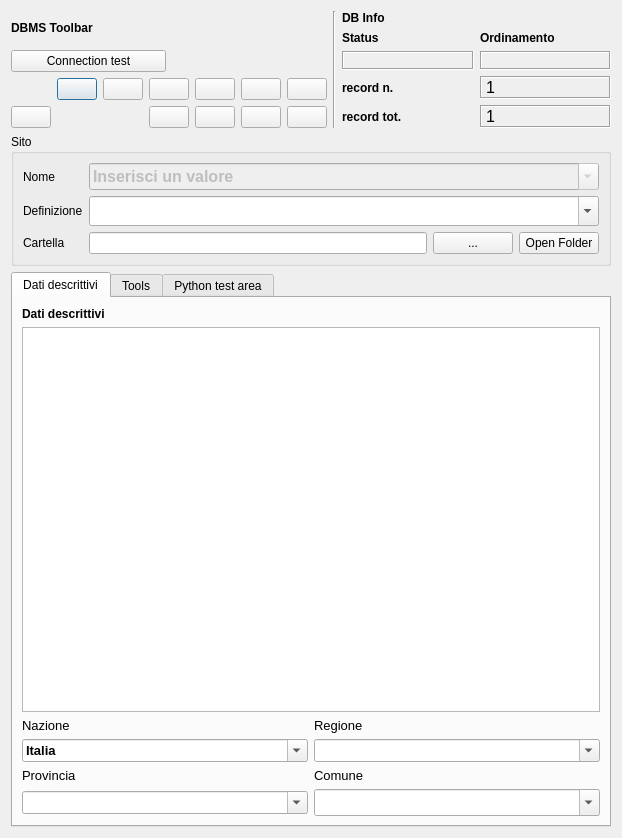
<?xml version="1.0" encoding="UTF-8"?>
<ui version="4.0">
 <class>DialogSite</class>
 <widget class="QDialog" name="DialogSite">
  <property name="geometry">
   <rect>
    <x>0</x>
    <y>0</y>
    <width>622</width>
    <height>838</height>
   </rect>
  </property>
  <property name="minimumSize">
   <size>
    <width>540</width>
    <height>400</height>
   </size>
  </property>
  <property name="windowTitle">
   <string>pyArchInit Gestione Scavi - Scheda Sito</string>
  </property>
  <property name="windowIcon">
   <iconset resource="../../resources/resources.qrc">
    <normaloff>:/icons/iconSite.png</normaloff>:/icons/iconSite.png</iconset>
  </property>
  <layout class="QGridLayout" name="gridLayout_11">
   <item row="0" column="0">
    <layout class="QHBoxLayout" name="horizontalLayout">
     <item>
      <layout class="QGridLayout" name="gridLayout_2">
       <item row="0" column="0">
        <widget class="QLabel" name="label_29">
         <property name="font">
          <font>
           <weight>75</weight>
           <bold>true</bold>
          </font>
         </property>
         <property name="text">
          <string>DBMS Toolbar</string>
         </property>
        </widget>
       </item>
       <item row="2" column="0" colspan="2">
        <layout class="QGridLayout" name="gridLayout">
         <item row="0" column="5">
          <widget class="QPushButton" name="pushButton_first_rec">
           <property name="toolTip">
            <string>First rec</string>
           </property>
           <property name="text">
            <string/>
           </property>
           <property name="icon">
            <iconset resource="../../resources/resources.qrc">
             <normaloff>:/icons/5_leftArrows.png</normaloff>:/icons/5_leftArrows.png</iconset>
           </property>
          </widget>
         </item>
         <item row="0" column="7">
          <widget class="QPushButton" name="pushButton_next_rec">
           <property name="toolTip">
            <string>Next rec</string>
           </property>
           <property name="text">
            <string/>
           </property>
           <property name="icon">
            <iconset resource="../../resources/resources.qrc">
             <normaloff>:/icons/6_rightArrow.png</normaloff>:/icons/6_rightArrow.png</iconset>
           </property>
          </widget>
         </item>
         <item row="0" column="8">
          <widget class="QPushButton" name="pushButton_last_rec">
           <property name="toolTip">
            <string>Last rec</string>
           </property>
           <property name="text">
            <string/>
           </property>
           <property name="icon">
            <iconset resource="../../resources/resources.qrc">
             <normaloff>:/icons/7_rightArrows.png</normaloff>:/icons/7_rightArrows.png</iconset>
           </property>
          </widget>
         </item>
         <item row="0" column="9">
          <widget class="QPushButton" name="pushButton_new_rec">
           <property name="font">
            <font>
             <pointsize>9</pointsize>
            </font>
           </property>
           <property name="toolTip">
            <string>New record</string>
           </property>
           <property name="text">
            <string/>
           </property>
           <property name="icon">
            <iconset resource="../../resources/resources.qrc">
             <normaloff>:/icons/newrec.png</normaloff>:/icons/newrec.png</iconset>
           </property>
          </widget>
         </item>
         <item row="0" column="10">
          <widget class="QPushButton" name="pushButton_save">
           <property name="font">
            <font>
             <pointsize>9</pointsize>
            </font>
           </property>
           <property name="toolTip">
            <string>Save</string>
           </property>
           <property name="text">
            <string/>
           </property>
           <property name="icon">
            <iconset resource="../../resources/resources.qrc">
             <normaloff>:/icons/b_save.png</normaloff>:/icons/b_save.png</iconset>
           </property>
           <property name="autoDefault">
            <bool>false</bool>
           </property>
          </widget>
         </item>
         <item row="1" column="7">
          <widget class="QPushButton" name="pushButton_new_search">
           <property name="font">
            <font>
             <pointsize>9</pointsize>
            </font>
           </property>
           <property name="toolTip">
            <string>new search</string>
           </property>
           <property name="text">
            <string/>
           </property>
           <property name="icon">
            <iconset resource="../../resources/resources.qrc">
             <normaloff>:/icons/new_search.png</normaloff>:/icons/new_search.png</iconset>
           </property>
          </widget>
         </item>
         <item row="1" column="8">
          <widget class="QPushButton" name="pushButton_search_go">
           <property name="font">
            <font>
             <pointsize>9</pointsize>
            </font>
           </property>
           <property name="toolTip">
            <string>search !!!</string>
           </property>
           <property name="text">
            <string/>
           </property>
           <property name="icon">
            <iconset resource="../../resources/resources.qrc">
             <normaloff>:/icons/search.png</normaloff>:/icons/search.png</iconset>
           </property>
          </widget>
         </item>
         <item row="1" column="9">
          <widget class="QPushButton" name="pushButton_sort">
           <property name="font">
            <font>
             <pointsize>9</pointsize>
            </font>
           </property>
           <property name="toolTip">
            <string>Order by</string>
           </property>
           <property name="text">
            <string/>
           </property>
           <property name="icon">
            <iconset resource="../../resources/resources.qrc">
             <normaloff>:/icons/sort.png</normaloff>:/icons/sort.png</iconset>
           </property>
          </widget>
         </item>
         <item row="1" column="10">
          <widget class="QPushButton" name="pushButton_view_all">
           <property name="font">
            <font>
             <pointsize>9</pointsize>
            </font>
           </property>
           <property name="toolTip">
            <string>View alls records</string>
           </property>
           <property name="text">
            <string/>
           </property>
           <property name="icon">
            <iconset resource="../../resources/resources.qrc">
             <normaloff>:/icons/view_all.png</normaloff>:/icons/view_all.png</iconset>
           </property>
          </widget>
         </item>
         <item row="1" column="2">
          <widget class="QPushButton" name="pushButton_delete">
           <property name="enabled">
            <bool>true</bool>
           </property>
           <property name="font">
            <font>
             <pointsize>9</pointsize>
            </font>
           </property>
           <property name="toolTip">
            <string>Delete record</string>
           </property>
           <property name="text">
            <string/>
           </property>
           <property name="icon">
            <iconset resource="../../resources/resources.qrc">
             <normaloff>:/icons/delete.png</normaloff>:/icons/delete.png</iconset>
           </property>
          </widget>
         </item>
         <item row="0" column="6">
          <widget class="QPushButton" name="pushButton_prev_rec">
           <property name="toolTip">
            <string>Prev rec</string>
           </property>
           <property name="text">
            <string/>
           </property>
           <property name="icon">
            <iconset resource="../../resources/resources.qrc">
             <normaloff>:/icons/4_leftArrow.png</normaloff>:/icons/4_leftArrow.png</iconset>
           </property>
          </widget>
         </item>
        </layout>
       </item>
       <item row="1" column="0">
        <widget class="QPushButton" name="pushButton_connect">
         <property name="text">
          <string>Connection test</string>
         </property>
        </widget>
       </item>
      </layout>
     </item>
     <item>
      <widget class="Line" name="line_6">
       <property name="orientation">
        <enum>Qt::Vertical</enum>
       </property>
      </widget>
     </item>
     <item>
      <layout class="QGridLayout" name="gridLayout_5">
       <item row="0" column="0">
        <widget class="QLabel" name="label_42">
         <property name="font">
          <font>
           <weight>75</weight>
           <bold>true</bold>
          </font>
         </property>
         <property name="autoFillBackground">
          <bool>true</bool>
         </property>
         <property name="text">
          <string>DB Info</string>
         </property>
        </widget>
       </item>
       <item row="1" column="0">
        <layout class="QGridLayout" name="gridLayout_4">
         <item row="0" column="1">
          <widget class="QLabel" name="label_43">
           <property name="font">
            <font>
             <pointsize>9</pointsize>
             <weight>75</weight>
             <bold>true</bold>
            </font>
           </property>
           <property name="text">
            <string>Ordinamento</string>
           </property>
           <property name="margin">
            <number>0</number>
           </property>
          </widget>
         </item>
         <item row="1" column="0">
          <widget class="QLabel" name="label_status">
           <property name="minimumSize">
            <size>
             <width>40</width>
             <height>0</height>
            </size>
           </property>
           <property name="font">
            <font>
             <pointsize>10</pointsize>
             <weight>75</weight>
             <bold>true</bold>
            </font>
           </property>
           <property name="cursor">
            <cursorShape>ForbiddenCursor</cursorShape>
           </property>
           <property name="mouseTracking">
            <bool>false</bool>
           </property>
           <property name="contextMenuPolicy">
            <enum>Qt::DefaultContextMenu</enum>
           </property>
           <property name="frameShape">
            <enum>QFrame::Box</enum>
           </property>
           <property name="frameShadow">
            <enum>QFrame::Sunken</enum>
           </property>
           <property name="text">
            <string/>
           </property>
           <property name="alignment">
            <set>Qt::AlignCenter</set>
           </property>
           <property name="margin">
            <number>0</number>
           </property>
          </widget>
         </item>
         <item row="1" column="1">
          <widget class="QLabel" name="label_sort">
           <property name="font">
            <font>
             <pointsize>10</pointsize>
             <weight>75</weight>
             <bold>true</bold>
            </font>
           </property>
           <property name="cursor">
            <cursorShape>ForbiddenCursor</cursorShape>
           </property>
           <property name="mouseTracking">
            <bool>false</bool>
           </property>
           <property name="contextMenuPolicy">
            <enum>Qt::DefaultContextMenu</enum>
           </property>
           <property name="frameShape">
            <enum>QFrame::Box</enum>
           </property>
           <property name="frameShadow">
            <enum>QFrame::Sunken</enum>
           </property>
           <property name="text">
            <string/>
           </property>
           <property name="alignment">
            <set>Qt::AlignCenter</set>
           </property>
           <property name="margin">
            <number>0</number>
           </property>
          </widget>
         </item>
         <item row="0" column="0">
          <widget class="QLabel" name="label_34">
           <property name="font">
            <font>
             <pointsize>9</pointsize>
             <weight>75</weight>
             <bold>true</bold>
            </font>
           </property>
           <property name="text">
            <string>Status</string>
           </property>
           <property name="margin">
            <number>0</number>
           </property>
          </widget>
         </item>
        </layout>
       </item>
       <item row="2" column="0">
        <layout class="QGridLayout" name="gridLayout_3">
         <item row="0" column="0">
          <widget class="QLabel" name="label_27">
           <property name="font">
            <font>
             <pointsize>9</pointsize>
             <weight>75</weight>
             <bold>true</bold>
            </font>
           </property>
           <property name="text">
            <string>record n.</string>
           </property>
           <property name="margin">
            <number>0</number>
           </property>
          </widget>
         </item>
         <item row="0" column="1">
          <widget class="QLabel" name="label_rec_corrente">
           <property name="font">
            <font>
             <family>Microsoft Sans Serif</family>
             <pointsize>12</pointsize>
            </font>
           </property>
           <property name="cursor">
            <cursorShape>ForbiddenCursor</cursorShape>
           </property>
           <property name="mouseTracking">
            <bool>false</bool>
           </property>
           <property name="contextMenuPolicy">
            <enum>Qt::DefaultContextMenu</enum>
           </property>
           <property name="frameShape">
            <enum>QFrame::Box</enum>
           </property>
           <property name="frameShadow">
            <enum>QFrame::Sunken</enum>
           </property>
           <property name="text">
            <string>1</string>
           </property>
          </widget>
         </item>
         <item row="1" column="0">
          <widget class="QLabel" name="label_28">
           <property name="font">
            <font>
             <pointsize>9</pointsize>
             <weight>75</weight>
             <bold>true</bold>
            </font>
           </property>
           <property name="text">
            <string>record tot.</string>
           </property>
           <property name="margin">
            <number>0</number>
           </property>
          </widget>
         </item>
         <item row="1" column="1">
          <widget class="QLabel" name="label_rec_tot">
           <property name="font">
            <font>
             <family>Microsoft Sans Serif</family>
             <pointsize>12</pointsize>
            </font>
           </property>
           <property name="cursor">
            <cursorShape>ForbiddenCursor</cursorShape>
           </property>
           <property name="mouseTracking">
            <bool>false</bool>
           </property>
           <property name="contextMenuPolicy">
            <enum>Qt::DefaultContextMenu</enum>
           </property>
           <property name="frameShape">
            <enum>QFrame::Box</enum>
           </property>
           <property name="frameShadow">
            <enum>QFrame::Sunken</enum>
           </property>
           <property name="text">
            <string>1</string>
           </property>
          </widget>
         </item>
        </layout>
       </item>
      </layout>
     </item>
    </layout>
   </item>
   <item row="1" column="0">
    <widget class="QgsCollapsibleGroupBox" name="groupBox">
     <property name="title">
      <string>Sito</string>
     </property>
     <layout class="QGridLayout" name="gridLayout_7">
      <item row="1" column="1">
       <widget class="QComboBox" name="comboBox_definizione_sito">
        <property name="enabled">
         <bool>true</bool>
        </property>
        <property name="minimumSize">
         <size>
          <width>0</width>
          <height>30</height>
         </size>
        </property>
        <property name="maximumSize">
         <size>
          <width>16777215</width>
          <height>30</height>
         </size>
        </property>
        <property name="editable">
         <bool>true</bool>
        </property>
       </widget>
      </item>
      <item row="2" column="1">
       <layout class="QHBoxLayout" name="horizontalLayout_7">
        <item>
         <widget class="QLineEdit" name="lineEdit_sito_path"/>
        </item>
        <item>
         <widget class="QPushButton" name="pbn_browse_folder">
          <property name="text">
           <string>...</string>
          </property>
         </widget>
        </item>
        <item>
         <widget class="QPushButton" name="pbnOpenSiteDirectory">
          <property name="text">
           <string>Open Folder</string>
          </property>
         </widget>
        </item>
       </layout>
      </item>
      <item row="0" column="1">
       <widget class="QComboBox" name="comboBox_sito">
        <property name="enabled">
         <bool>false</bool>
        </property>
        <property name="sizePolicy">
         <sizepolicy hsizetype="Expanding" vsizetype="Fixed">
          <horstretch>0</horstretch>
          <verstretch>0</verstretch>
         </sizepolicy>
        </property>
        <property name="minimumSize">
         <size>
          <width>0</width>
          <height>0</height>
         </size>
        </property>
        <property name="maximumSize">
         <size>
          <width>16777215</width>
          <height>30</height>
         </size>
        </property>
        <property name="font">
         <font>
          <pointsize>12</pointsize>
          <weight>75</weight>
          <bold>true</bold>
         </font>
        </property>
        <property name="mouseTracking">
         <bool>true</bool>
        </property>
        <property name="editable">
         <bool>true</bool>
        </property>
        <property name="maxVisibleItems">
         <number>99999</number>
        </property>
        <property name="maxCount">
         <number>2147483647</number>
        </property>
        <item>
         <property name="text">
          <string>Inserisci un valore</string>
         </property>
        </item>
       </widget>
      </item>
      <item row="0" column="0">
       <widget class="QLabel" name="label">
        <property name="text">
         <string>Nome</string>
        </property>
       </widget>
      </item>
      <item row="1" column="0">
       <widget class="QLabel" name="label_18">
        <property name="text">
         <string>Definizione</string>
        </property>
       </widget>
      </item>
      <item row="2" column="0">
       <widget class="QLabel" name="label_19">
        <property name="text">
         <string>Cartella</string>
        </property>
       </widget>
      </item>
     </layout>
    </widget>
   </item>
   <item row="2" column="0">
    <widget class="QTabWidget" name="tabWidget">
     <property name="currentIndex">
      <number>0</number>
     </property>
     <widget class="QWidget" name="tabWidgetPage1">
      <attribute name="title">
       <string>Dati descrittivi</string>
      </attribute>
      <layout class="QGridLayout" name="gridLayout_8">
       <item row="0" column="0">
        <layout class="QVBoxLayout" name="verticalLayout_3">
         <item>
          <widget class="QLabel" name="label_13">
           <property name="font">
            <font>
             <weight>75</weight>
             <bold>true</bold>
            </font>
           </property>
           <property name="text">
            <string>Dati descrittivi</string>
           </property>
          </widget>
         </item>
         <item>
          <widget class="QTextEdit" name="textEdit_descrizione_site">
           <property name="minimumSize">
            <size>
             <width>0</width>
             <height>20</height>
            </size>
           </property>
           <property name="maximumSize">
            <size>
             <width>16777215</width>
             <height>16000000</height>
            </size>
           </property>
           <property name="font">
            <font>
             <pointsize>10</pointsize>
            </font>
           </property>
          </widget>
         </item>
        </layout>
       </item>
       <item row="1" column="0">
        <layout class="QGridLayout" name="gridLayout_6">
         <item row="0" column="1">
          <widget class="QLabel" name="label_5">
           <property name="font">
            <font>
             <pointsize>10</pointsize>
            </font>
           </property>
           <property name="text">
            <string>Regione</string>
           </property>
          </widget>
         </item>
         <item row="0" column="0">
          <widget class="QLabel" name="label_4">
           <property name="font">
            <font>
             <pointsize>10</pointsize>
            </font>
           </property>
           <property name="text">
            <string>Nazione</string>
           </property>
          </widget>
         </item>
         <item row="4" column="0">
          <widget class="QComboBox" name="comboBox_provincia">
           <property name="font">
            <font>
             <pointsize>10</pointsize>
             <weight>75</weight>
             <bold>true</bold>
            </font>
           </property>
           <property name="editable">
            <bool>true</bool>
           </property>
          </widget>
         </item>
         <item row="4" column="1">
          <widget class="QComboBox" name="comboBox_comune">
           <property name="font">
            <font>
             <pointsize>12</pointsize>
             <weight>75</weight>
             <bold>true</bold>
            </font>
           </property>
           <property name="editable">
            <bool>true</bool>
           </property>
          </widget>
         </item>
         <item row="1" column="0">
          <widget class="QComboBox" name="comboBox_nazione">
           <property name="font">
            <font>
             <pointsize>10</pointsize>
             <weight>75</weight>
             <bold>true</bold>
            </font>
           </property>
           <property name="editable">
            <bool>true</bool>
           </property>
           <item>
            <property name="text">
             <string>Italia</string>
            </property>
           </item>
          </widget>
         </item>
         <item row="1" column="1">
          <widget class="QComboBox" name="comboBox_regione">
           <property name="font">
            <font>
             <pointsize>10</pointsize>
             <weight>75</weight>
             <bold>true</bold>
            </font>
           </property>
           <property name="editable">
            <bool>true</bool>
           </property>
          </widget>
         </item>
         <item row="3" column="0">
          <widget class="QLabel" name="label_7">
           <property name="font">
            <font>
             <pointsize>10</pointsize>
            </font>
           </property>
           <property name="text">
            <string>Provincia</string>
           </property>
          </widget>
         </item>
         <item row="3" column="1">
          <widget class="QLabel" name="label_2">
           <property name="font">
            <font>
             <pointsize>10</pointsize>
            </font>
           </property>
           <property name="text">
            <string>Comune</string>
           </property>
          </widget>
         </item>
        </layout>
       </item>
      </layout>
     </widget>
     <widget class="QWidget" name="tabWidgetPage2">
      <attribute name="title">
       <string>Tools</string>
      </attribute>
      <layout class="QGridLayout" name="gridLayout_12">
       <item row="0" column="0" colspan="2">
        <widget class="QLabel" name="label_14">
         <property name="text">
          <string>&lt;html&gt;&lt;head/&gt;&lt;body&gt;&lt;p&gt;&lt;span style=&quot; font-weight:600;&quot;&gt;Genera un numero arbitrario di schede US o USM per il sito corrente&lt;/span&gt;&lt;/p&gt;&lt;/body&gt;&lt;/html&gt;</string>
         </property>
        </widget>
       </item>
       <item row="1" column="0">
        <layout class="QGridLayout" name="gridLayout_10">
         <item row="0" column="0">
          <widget class="QLabel" name="label_15">
           <property name="text">
            <string>Numero di schede da creare</string>
           </property>
          </widget>
         </item>
         <item row="1" column="0">
          <widget class="QLineEdit" name="lineEdit_us_range">
           <property name="maximumSize">
            <size>
             <width>60</width>
             <height>16777215</height>
            </size>
           </property>
          </widget>
         </item>
         <item row="2" column="0">
          <widget class="QLabel" name="label_16">
           <property name="text">
            <string>Numero Area</string>
           </property>
          </widget>
         </item>
         <item row="3" column="0">
          <widget class="QLineEdit" name="lineEdit_area">
           <property name="maximumSize">
            <size>
             <width>60</width>
             <height>16777215</height>
            </size>
           </property>
          </widget>
         </item>
         <item row="4" column="0">
          <widget class="QLabel" name="label_20">
           <property name="text">
            <string>Numero di scheda US da cui partire</string>
           </property>
          </widget>
         </item>
         <item row="5" column="0">
          <widget class="QLineEdit" name="lineEdit_n_us">
           <property name="maximumSize">
            <size>
             <width>60</width>
             <height>16777215</height>
            </size>
           </property>
          </widget>
         </item>
         <item row="6" column="0">
          <widget class="QLabel" name="label_17">
           <property name="text">
            <string>Tipo di scheda</string>
           </property>
          </widget>
         </item>
         <item row="7" column="0">
          <widget class="QComboBox" name="comboBox_t_us">
           <property name="maximumSize">
            <size>
             <width>100</width>
             <height>16777215</height>
            </size>
           </property>
           <item>
            <property name="text">
             <string>US</string>
            </property>
           </item>
           <item>
            <property name="text">
             <string>USM</string>
            </property>
           </item>
          </widget>
         </item>
         <item row="8" column="0">
          <widget class="QPushButton" name="pushButton_genera_us">
           <property name="text">
            <string>Genera US (Azione irreversibile)</string>
           </property>
          </widget>
         </item>
        </layout>
       </item>
       <item row="2" column="0" colspan="2">
        <layout class="QHBoxLayout" name="horizontalLayout_3">
         <item>
          <layout class="QHBoxLayout" name="horizontalLayout_2">
           <item>
            <widget class="QLabel" name="label_3">
             <property name="toolTip">
              <string>Carica tutti i layer per poter inserire nuove geometrie</string>
             </property>
             <property name="text">
              <string>Carica layer per il disegno</string>
             </property>
            </widget>
           </item>
           <item>
            <widget class="QPushButton" name="pushButton_draw">
             <property name="text">
              <string>Carica</string>
             </property>
            </widget>
           </item>
          </layout>
         </item>
         <item>
          <widget class="QLabel" name="label_8">
           <property name="toolTip">
            <string>Carica tutti layer che contengono geometrie relative a questo sito</string>
           </property>
           <property name="text">
            <string>Carica i layer per questo sito</string>
           </property>
          </widget>
         </item>
         <item>
          <widget class="QPushButton" name="pushButton_sites_geometry">
           <property name="text">
            <string>Carica</string>
           </property>
          </widget>
         </item>
        </layout>
       </item>
       <item row="3" column="0" colspan="2">
        <layout class="QHBoxLayout" name="horizontalLayout_4">
         <item>
          <widget class="QLabel" name="label_9">
           <property name="text">
            <string>Esporta relazione di scavo per questo sito (Versione di sviluppo)</string>
           </property>
          </widget>
         </item>
         <item>
          <widget class="QPushButton" name="pushButton_rel_pdf">
           <property name="text">
            <string>Esporta</string>
           </property>
          </widget>
         </item>
        </layout>
       </item>
       <item row="4" column="0" colspan="2">
        <layout class="QVBoxLayout" name="verticalLayout_4">
         <item>
          <widget class="Line" name="line">
           <property name="minimumSize">
            <size>
             <width>539</width>
             <height>0</height>
            </size>
           </property>
           <property name="orientation">
            <enum>Qt::Horizontal</enum>
           </property>
          </widget>
         </item>
         <item>
          <widget class="QLabel" name="label_10">
           <property name="text">
            <string>&lt;html&gt;&lt;head/&gt;&lt;body&gt;&lt;p&gt;&lt;span style=&quot; font-weight:600;&quot;&gt;GIS Tools&lt;/span&gt;&lt;/p&gt;&lt;/body&gt;&lt;/html&gt;</string>
           </property>
          </widget>
         </item>
        </layout>
       </item>
       <item row="5" column="0">
        <layout class="QHBoxLayout" name="horizontalLayout_5">
         <item>
          <widget class="QLabel" name="label_11">
           <property name="toolTip">
            <string>Carica tutti i layer per poter inserire nuove geometrie</string>
           </property>
           <property name="text">
            <string>Carica il puntuale del sito</string>
           </property>
          </widget>
         </item>
         <item>
          <widget class="QPushButton" name="pushButton_draw_sito">
           <property name="text">
            <string>Carica</string>
           </property>
          </widget>
         </item>
        </layout>
       </item>
       <item row="5" column="1">
        <spacer name="horizontalSpacer_2">
         <property name="orientation">
          <enum>Qt::Horizontal</enum>
         </property>
         <property name="sizeHint" stdset="0">
          <size>
           <width>261</width>
           <height>20</height>
          </size>
         </property>
        </spacer>
       </item>
       <item row="6" column="0">
        <layout class="QHBoxLayout" name="horizontalLayout_6">
         <item>
          <widget class="QLabel" name="label_12">
           <property name="toolTip">
            <string>Carica tutti i layer per poter inserire nuove geometrie</string>
           </property>
           <property name="text">
            <string>Gis viewer</string>
           </property>
          </widget>
         </item>
         <item>
          <widget class="QToolButton" name="toolButton_draw_siti">
           <property name="text">
            <string>Abilita il caricamento delle ricerche</string>
           </property>
           <property name="checkable">
            <bool>true</bool>
           </property>
          </widget>
         </item>
        </layout>
       </item>
       <item row="6" column="1">
        <spacer name="horizontalSpacer">
         <property name="orientation">
          <enum>Qt::Horizontal</enum>
         </property>
         <property name="sizeHint" stdset="0">
          <size>
           <width>307</width>
           <height>20</height>
          </size>
         </property>
        </spacer>
       </item>
      </layout>
     </widget>
     <widget class="QWidget" name="tabWidgetPage3">
      <attribute name="title">
       <string>Python test area</string>
      </attribute>
      <layout class="QGridLayout" name="gridLayout_9">
       <item row="0" column="0">
        <widget class="QPushButton" name="pushButton_test">
         <property name="text">
          <string>Run test</string>
         </property>
        </widget>
       </item>
       <item row="1" column="0">
        <widget class="QPlainTextEdit" name="plainTextEdit">
         <property name="enabled">
          <bool>false</bool>
         </property>
         <property name="plainText">
          <string>Questa è una sezione di testing per sperimentare funzioni.


Procedura
Step 1 - Aprire il file test_area.py dentro alla cartella pyarchinit (la cartella si trova dentro al vostro utente /.qgis/python/plugins/pyarchinit)

Step 2 - editare la funzione def run_test e salvare il file.

Step 3 - Riavviare Qgis e cliccare sul pulsante Run Test per verificare l'output della vostra funzione.</string>
         </property>
        </widget>
       </item>
      </layout>
     </widget>
    </widget>
   </item>
  </layout>
 </widget>
 <customwidgets>
  <customwidget>
   <class>QgsCollapsibleGroupBox</class>
   <extends>QGroupBox</extends>
   <header>qgscollapsiblegroupbox.h</header>
   <container>1</container>
  </customwidget>
 </customwidgets>
 <resources>
  <include location="../../resources/resources.qrc"/>
 </resources>
 <connections/>
</ui>
